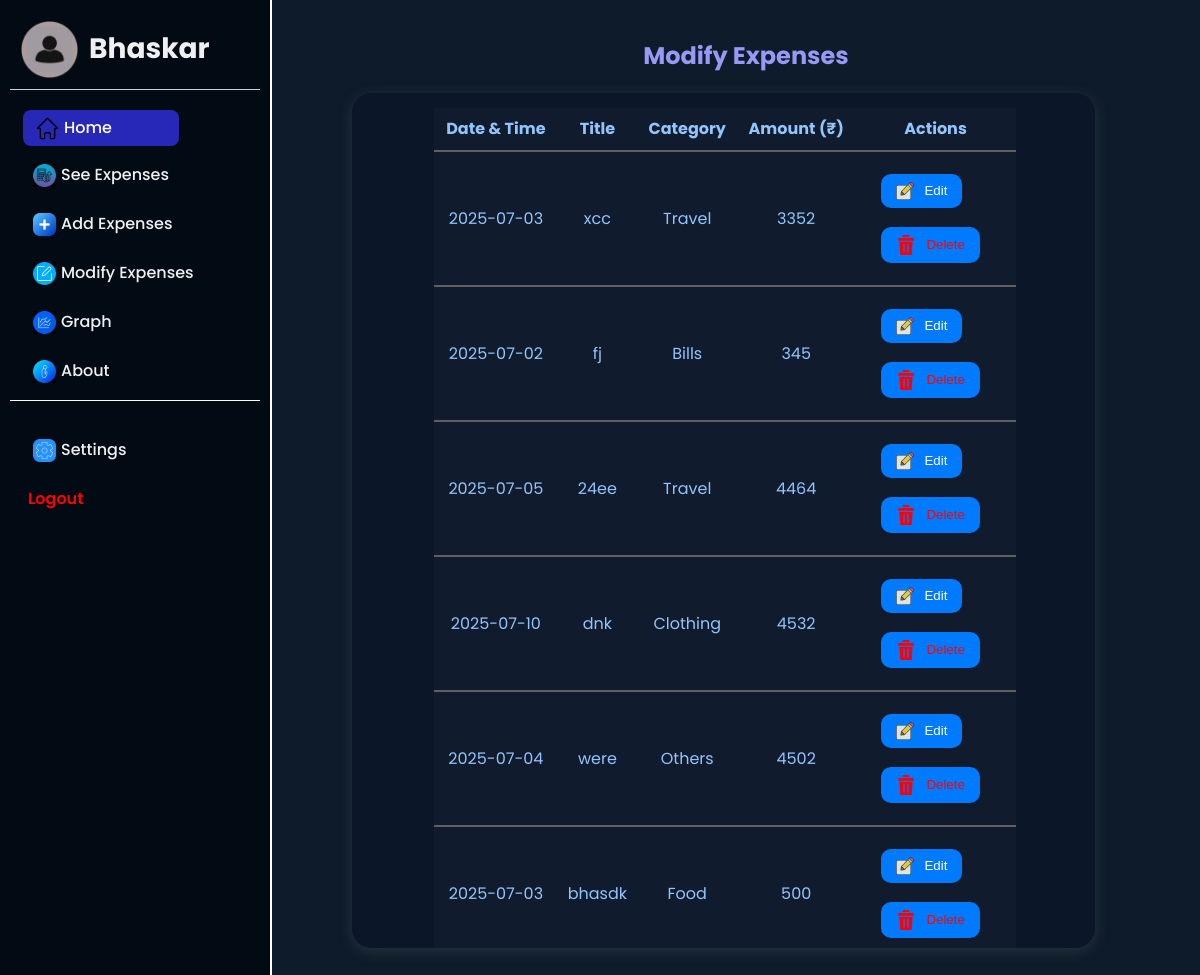
The page /modify (signed in) on the database as committed earlier.
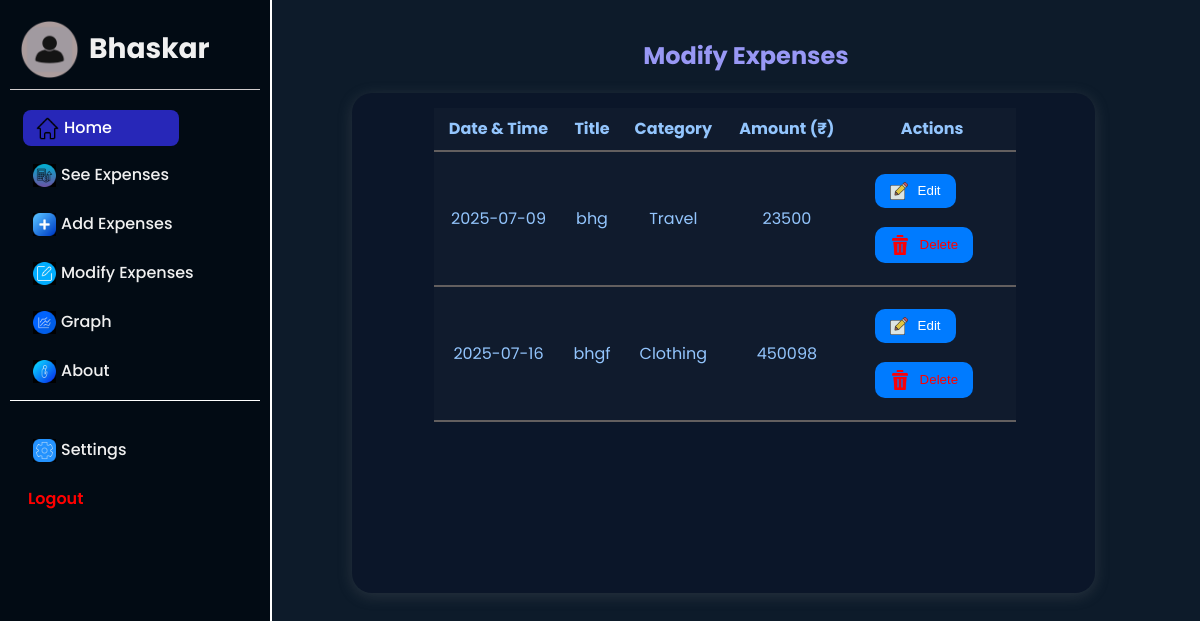
The same page on the database as committed later.
### app.py (models this page shows)
class User(db.Model):
    id = db.Column(db.Integer, primary_key=True)
    username = db.Column(db.String(100), unique=False, nullable=False)
    password = db.Column(db.String(100), nullable=False)
    bg_color = db.Column(db.String(50), default='#0d1b2a')

class Expense(db.Model):
    id = db.Column(db.Integer, primary_key=True)
    title = db.Column(db.String(100), nullable=False)
    category = db.Column(db.String(100), nullable=False)
    amount = db.Column(db.Integer, nullable=False)
    date = db.Column(db.Date, default=datetime)
    user_id = db.Column(db.Integer, db.ForeignKey('user.id'))

### app.py (the view)
@app.route("/modify")
def modify_expenses():
    if "user_id" not in session:
        return redirect(url_for("login"))
    user = User.query.get(session.get("user_id"))
    expenses = Expense.query.filter_by(user_id=user.id).all()
    return render_template("modify.html", expenses=expenses, username=user.username, bg_color=user.bg_color)

### templates/modify.html (shortened to what this page needs)
{% extends "base.html" %}
{% block content %}
<h2 style="color: var(--text-color-2)">Modify Expenses</h2>
<div class="modify">
<table>
  <tr>
    <th>Date & Time</th>
    <th>Title</th>
    <th>Category</th>
    <th>Amount (₹)</th>
    <th>Actions</th>
  </tr>
  {% for expenses in expenses %}
  <tr>
    <td>{{ expenses.date.strftime( '%Y-%m-%d') }}</td>
    <td>{{ expenses.title }}</td>
    <td>{{ expenses.category}}</td>
    <td>{{ expenses.amount }}</td>
    <td>
      <div class="buttt">
      <a href="/edit/{{ expenses.id }}"><button> {% if bg_color =='#0d1b2a' %} <img src="/static/icons/write_5828638 (1).png" width="18px"> {% else %} <img src="/static/icons/write_5828638 (1).png" width="18px"> {% endif %}  Edit</button></a>
      <a href="/delete/{{ expenses.id }}" onclick="return confirm('Delete this expense?');"><button style="color:red;">  {% if bg_color =='#0d1b2a' %} <img src="/static/icons/delete_6861362.png" width="20px"> {% else %} <img src="/static/icons/delete_6861362.png" width="20px"> {% endif %}  Delete</button></a>
      </div>
    </td>
  </tr>
  {% endfor %}
</table>
</div>
{% endblock %}

### templates/base.html (shortened to what this page needs)
<!DOCTYPE html>
<html>
<head>
</head>
<body style="background-color: {{ bg_color }};" >
  {% if username %}
  <aside class="aside">
    <div class="profile"><img src="/static/icons/manager.png" alt="" width="59px" ><h3 class="uname" >{{ username.title() }}</h3></div>
    <div class="home">
    <a href="/home" ><img src="/static/icons/home-page_3905030.png" width="20" alt="">Home</a>
    </div>
    <div class="icons_st">
    <a href="/expenses">{% if bg_color =='#0d1b2a' %}<img src="/static/icons/expense-2.jpg" alt="">See Expenses{% else %}<img src="/static/icons/top-up_5567213.png" alt="">See Expenses {% endif %}</a>
    <a href="/add">{% if bg_color =='#0d1b2a' %}<img src="/static/icons/add-2.jpg" alt="">Add Expenses{% else %}<img src="/static/icons/add_6569764.png" alt="">Add Expenses {% endif %}</a>
    <a href="/modify">{% if bg_color =='#0d1b2a' %}<img src="/static/icons/edit-2.jpeg" alt="">Modify Expenses{% else %}<img src="/static/icons/edit_3907258.png" alt="">Modify Expense {% endif %}</a>
    <a href="/graph">{% if bg_color =='#0d1b2a' %}<img src="/static/icons/graph-2.jpeg" alt="">Graph{% else %}<img src="/static/icons/button_7586646.png" alt="">Graph {% endif %} </a>
    <a href="/about">{% if bg_color =='#0d1b2a' %}<img src="/static/icons/about-2.jpg" alt="">About{% else %}<img src="/static/icons/letter-i_11165452.png" alt="">About {% endif %} </a>
    <div class="bot">
</div>
      <a href="/settings">{% if bg_color =='#0d1b2a' %}<img src="/static/icons/setting-2.jpeg" alt="">Settings{% else %}<img src="/static/icons/settings_251005.png" alt="">Settings {% endif %}</a>
      <a href="/logout" style="color:red; font-weight: 600;">Logout</a>
    </div>
  </aside>
  {% endif %}
  <main>
    {% block content %}{% endblock %}
  </main>
</body>
</html>

### templates/modify.html (style rules this page uses)
table { width: 80%; border-collapse: collapse; margin-top: 5px; background-color:var(--table-color-2); max-height: 150px; }
th { text-align: center; justify-items: center; position: sticky; z-index: 1; }
th,td { padding:8px; text-align: center; border-bottom: 2px solid rgb(99, 95, 95); color: var(--text-color-3); }
h2 { text-align: center; margin-top: 17px; color:var(--text-color-3); }
a button { display: flex; background-color:#007bff; padding: 8px 15px; border-radius: 10px; margin: 0px; box-sizing: border-box; text-decoration: none; border: none; color: white; font-weight: 500; }
.modify { display: flex; justify-content: center; padding: 10px; width: 80%; min-height: 60vh; margin: 18px 60px; padding-right: 7px; background:var(--box-color); border-radius: 20px; box-shadow: 0 3px 15px rgba(146, 145, 145, 0.205); max-height: 450px; overflow-y: auto; }
.buttt button { display: flex; justify-content: center; align-items: center; gap: 10px; }

Rows that differ between the two databases and show on the page:
removed Expense: date "2025-07-02", title "fj", category "Bills", amount "345"
removed Expense: date "2025-07-05", title "24ee", category "Travel", amount "4464"
removed Expense: date "2025-07-10", title "dnk", category "Clothing", amount "4532"
removed Expense: date "2025-07-04", title "were", category "Others", amount "4502"
removed Expense: date "2025-07-03", title "bhasdk", category "Food", amount "500"
changed Expense "Travel": date "2025-07-03" → "2025-07-09"; title "xcc" → "bhg"; amount "3352" → "23500"
added Expense: date "2025-07-16", title "bhgf", category "Clothing", amount "450098"
